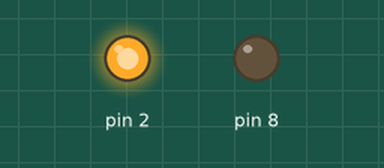
The sketch below on a simulated Arduino Uno, built with avr-gcc and run on an emulated ATmega328P. On the bench: output pins drawn as LEDs (lit = HIGH).

Above: at 2.3 s.
At 38.3 s:
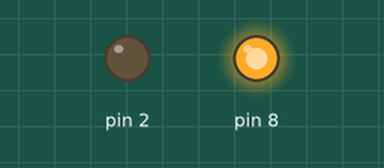
At 64.6 s:
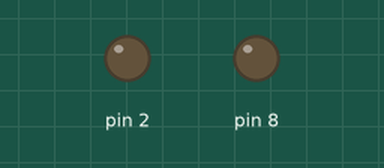
Timing chart, 0 to 70.9 s (numbered marks = the images above):
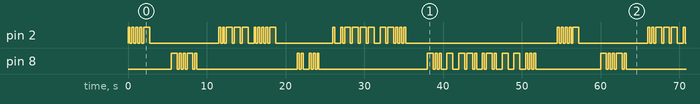

Measured:
- by itself, pin 2, pin 8: moves between LOW and HIGH, repeating every 54.5 s
- by itself, everything shown: repeats every 54.5 s, in 102 steps

The sketch:

Blink_Cloud.ino
```cpp
/*
  Exercise 2: External Blink
  Blink an external led connected to pin 2


  Thinking Machines and Automata: Spring 2024
  Ben Aron (benjamin.aron@tufts.edu)

*/


void shortLED(int pin, int finalDelay) {
  digitalWrite(pin, HIGH);   // turn the LED on (HIGH is the voltage level)
  delay(250);                        // wait for a second
  digitalWrite(pin, LOW);    // turn the LED off by making the voltage LOW
  delay(finalDelay);  // wait for the final delay
}

void longLED(int pin, int finalDelay) {
  digitalWrite(pin, HIGH);   // turn the LED on (HIGH is the voltage level)
  delay(750);                        // wait for a second
  digitalWrite(pin, LOW);    // turn the LED off by making the voltage LOW
  delay(finalDelay);  // wait for the final delay
}

// the setup function runs once when you press reset or power the board
void setup() {
  // initialize digital pin 2 as an output.
  pinMode(2, OUTPUT);
  // initialize digital pin 8 as an output.
  pinMode(8, OUTPUT);
}

// Using the Morse Code Chart below, create a message. Assume a dot is 250ms and a dash is 750ms.
// Put 250ms of off time between dots and dashes that are coding the same letter.
// Put 750ms of off time between coded letters. Have 1750ms of off time between words.

// SENTENCE: 3/13, 2024 IS 35 DEGREES

void loop() {
  // Word: 4
  shortLED(2, 250);
  shortLED(2, 250);
  shortLED(2, 250);
  shortLED(2, 250);
  longLED(2, 1750);
  // break
  shortLED(4, 750);

  // Word: /
  longLED(8, 250);
  shortLED(8, 250);
  shortLED(8, 250);
  longLED(8, 250);
  shortLED(8, 1750);
  // break
  shortLED(4, 750);

  // Word: 24
  // 2
  shortLED(2, 250);
  shortLED(2, 250);
  longLED(2, 250);
  longLED(2, 250);
  longLED(2, 750);
  // 4
  shortLED(2, 250);
  shortLED(2, 250);
  shortLED(2, 250);
  shortLED(2, 250);
  longLED(2, 1750);
  // break
  shortLED(4, 750);

  // Word: IS
  // I
  shortLED(8, 250);
  shortLED(8, 750);
  // S
  shortLED(8, 250);
  shortLED(8, 250);
  shortLED(8, 1750);
  // break
  shortLED(2, 750);

  // Word: 17
  // 1
  shortLED(2, 250);
  longLED(2, 250);
  longLED(2, 250);
  longLED(2, 250);
  longLED(2, 750);
  // 5
  longLED(2, 250);
  longLED(2, 250);
  shortLED(2, 250);
  shortLED(2, 250);
  shortLED(2, 1750);
  // break
  shortLED(4, 750);

  // Word: Degrees
  // D
  longLED(8, 250);
  shortLED(8, 250);
  shortLED(8, 750);
  // e
  longLED(8, 750);
  // g
  longLED(8, 250);
  longLED(8, 250);
  shortLED(8, 750);
  // r
  shortLED(8, 250);
  longLED(8, 250);
  shortLED(8, 750);
  // e
  longLED(8, 750);
  // e
  longLED(8, 750);
  // s
  shortLED(8, 250);
  shortLED(8, 250);
  shortLED(8, 1750);
  // break
  shortLED(4, 750);

}


// the loop function runs over and over again forever
// void loop() {

  // Letter 3
  // digitalWrite(2, HIGH);  // turn the LED on (HIGH is the voltage level)
  // delay(250);                      // wait for a second
  // digitalWrite(2, LOW);   // turn the LED off by making the voltage LOW
  // delay(250);                      // wait for a second

  // digitalWrite(2, HIGH);  // turn the LED on (HIGH is the voltage level)
  // delay(250);                      // wait for a second
  // digitalWrite(2, LOW);   // turn the LED off by making the voltage LOW
  // delay(250);                      // wait for a second


  // digitalWrite(2, HIGH);  // turn the LED on (HIGH is the voltage level)
  // delay(250);                      // wait for a second
  // digitalWrite(2, LOW);   // turn the LED off by making the voltage LOW
  // delay(250);                      // wait for a second


  // digitalWrite(2, HIGH);  // turn the LED on (HIGH is the voltage level)
  // delay(750);                      // wait for a second
  // digitalWrite(2, LOW);   // turn the LED off by making the voltage LOW
  // delay(250);                      // wait for a 750ms

  // digitalWrite(2, HIGH);  // turn the LED on (HIGH is the voltage level)
  // delay(750);                      // wait for a second
  // digitalWrite(2, LOW);   // turn the LED off by making the voltage LOW
  // delay(750);                      // wait for a 750ms

  // // Letter: U
  // digitalWrite(2, HIGH);  // turn the LED on (HIGH is the voltage level)
  // delay(250);                      // wait for a second
  // digitalWrite(2, LOW);   // turn the LED off by making the voltage LOW
  // delay(250);                      // wait for a second


  // digitalWrite(2, HIGH);  // turn the LED on (HIGH is the voltage level)
  // delay(250);                      // wait for a second
  // digitalWrite(2, LOW);   // turn the LED off by making the voltage LOW
  // delay(250);                      // wait for a second


  // digitalWrite(2, HIGH);  // turn the LED on (HIGH is the voltage level)
  // delay(750);                      // wait for a second
  // digitalWrite(2, LOW);   // turn the LED off by making the voltage LOW
  // delay(750);                      // wait for a second

  // // Letter: /
  // digitalWrite(2, HIGH);  // turn the LED on (HIGH is the voltage level)
  // delay(750);                      // wait for a second
  // digitalWrite(2, LOW);   // turn the LED off by making the voltage LOW
  // delay(250);                      // wait for a second

  // digitalWrite(2, HIGH);  // turn the LED on (HIGH is the voltage level)
  // delay(250);                      // wait for a second
  // digitalWrite(2, LOW);   // turn the LED off by making the voltage LOW
  // delay(250);                      // wait for a second

  // digitalWrite(2, HIGH);  // turn the LED on (HIGH is the voltage level)
  // delay(250);                      // wait for a second
  // digitalWrite(2, LOW);   // turn the LED off by making the voltage LOW
  // delay(250);                      // wait for a second

  // digitalWrite(2, HIGH);  // turn the LED on (HIGH is the voltage level)
  // delay(750);                      // wait for a second
  // digitalWrite(2, LOW);   // turn the LED off by making the voltage LOW
  // delay(250);                      // wait for a second

  // digitalWrite(2, HIGH);  // turn the LED on (HIGH is the voltage level)
  // delay(250);                      // wait for a second
  // digitalWrite(2, LOW);   // turn the LED off by making the voltage LOW
  // delay(250);                      // wait for a second

  // // Letter: T
  // digitalWrite(2, HIGH);  // turn the LED on (HIGH is the voltage level)
  // delay(750);                      // wait for a second
  // digitalWrite(2, LOW);   // turn the LED off by making the voltage LOW
  // delay(750);                      // wait for a second


  // WORD: hehehe
// }
```
